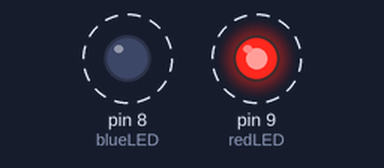
A sketch run on a simulated Arduino Uno, built with avr-gcc and run on an emulated ATmega328P. Shown: output pins drawn as LEDs (lit = HIGH). Dashed ring = blinking.

Above: at 0.05 s.
Timing chart, 0 to 3.0 s (numbered marks = the images above):
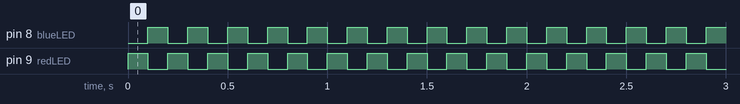

The sketch:

sketch_dec22a.ino
```cpp
int redLED=9;
int blueLED=8;
int onTime=100;
int offTime=100;

void setup() {
  // put your setup code here, to run once:

pinMode(redLED, OUTPUT);
pinMode(blueLED, OUTPUT);

}

void loop() {
  // put your main code here, to run repeatedly:

digitalWrite(redLED,HIGH);
digitalWrite(blueLED,LOW);
delay(onTime);
digitalWrite(redLED,LOW);
digitalWrite(blueLED, HIGH);
delay(offTime);

}
```

Measured:
- by itself, pin 8 (blueLED), pin 9 (redLED): alternates HIGH for 0.10 s and LOW for 0.10 s
